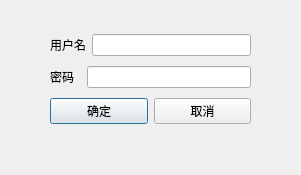
<?xml version="1.0" encoding="UTF-8"?>
<ui version="4.0">
 <class>loginDlg</class>
 <widget class="QDialog" name="loginDlg">
  <property name="geometry">
   <rect>
    <x>0</x>
    <y>0</y>
    <width>301</width>
    <height>175</height>
   </rect>
  </property>
  <property name="windowTitle">
   <string>Dialog</string>
  </property>
  <widget class="QWidget" name="layoutWidget">
   <property name="geometry">
    <rect>
     <x>50</x>
     <y>30</y>
     <width>201</width>
     <height>101</height>
    </rect>
   </property>
   <layout class="QVBoxLayout" name="verticalLayout">
    <item>
     <layout class="QHBoxLayout" name="horizontalLayout">
      <item>
       <widget class="QLabel" name="usernameLabel">
        <property name="text">
         <string>用户名</string>
        </property>
       </widget>
      </item>
      <item>
       <widget class="QLineEdit" name="usernameText"/>
      </item>
     </layout>
    </item>
    <item>
     <layout class="QHBoxLayout" name="horizontalLayout_2">
      <item>
       <widget class="QLabel" name="pswLabel">
        <property name="text">
         <string>密码  </string>
        </property>
       </widget>
      </item>
      <item>
       <widget class="QLineEdit" name="pswText">
        <property name="echoMode">
         <enum>QLineEdit::Password</enum>
        </property>
       </widget>
      </item>
     </layout>
    </item>
    <item>
     <layout class="QHBoxLayout" name="horizontalLayout_3">
      <item>
       <widget class="QPushButton" name="okPushButton">
        <property name="text">
         <string>确定</string>
        </property>
       </widget>
      </item>
      <item>
       <widget class="QPushButton" name="cancelPushButton">
        <property name="text">
         <string>取消</string>
        </property>
       </widget>
      </item>
     </layout>
    </item>
   </layout>
  </widget>
 </widget>
 <resources/>
 <connections/>
</ui>
